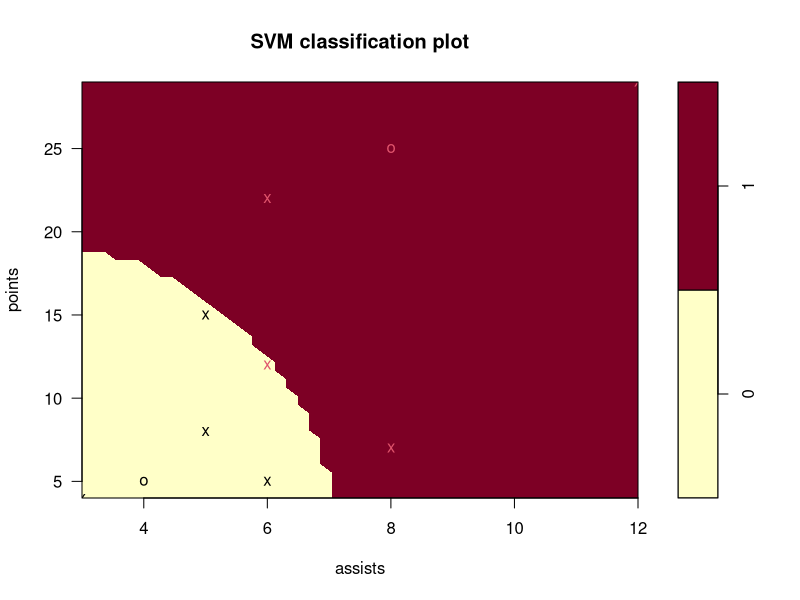
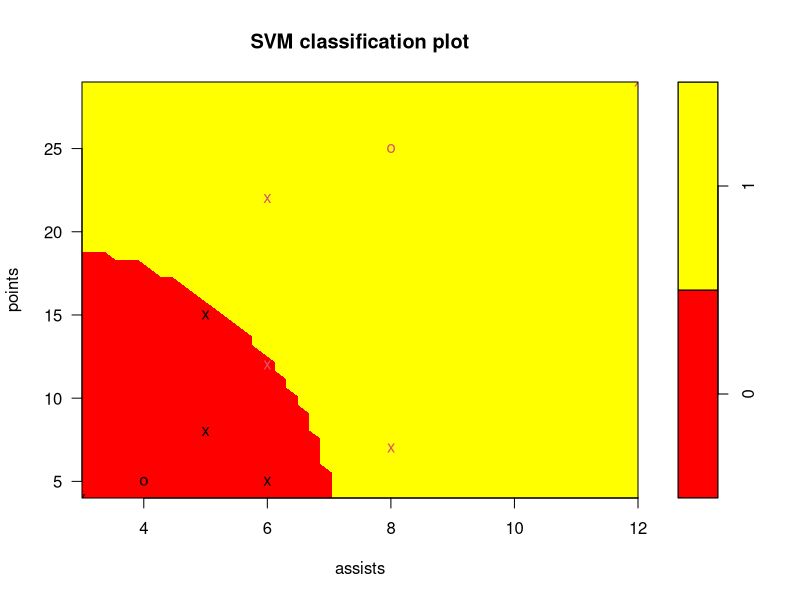
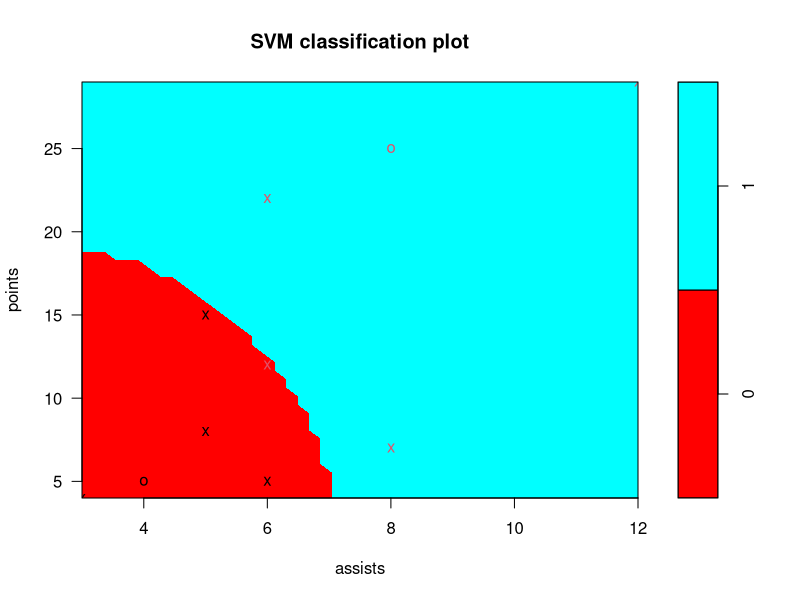
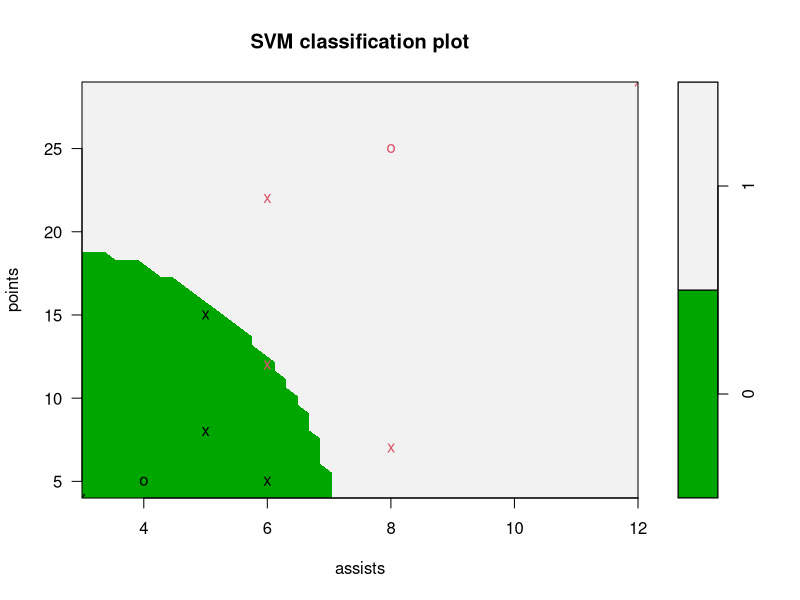
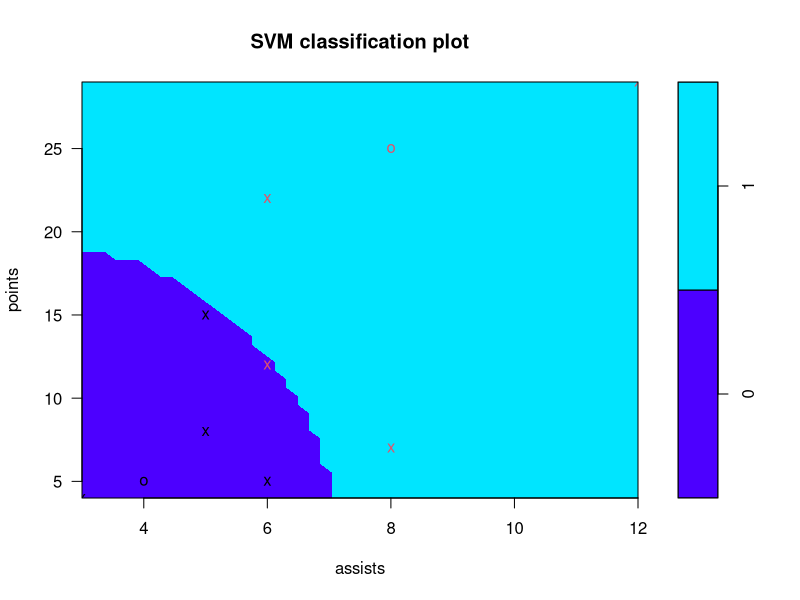

Generate these figures, in order, with R:
# create data frame
df <- data.frame(points = c(4, 5, 5, 7, 8, 12, 15, 22, 25, 29),
                 assists = c(3, 4, 6, 8, 5, 6, 5, 6, 8, 12),
                 good = factor(c(0, 0, 0, 1, 0, 1, 0, 1, 1, 1)))

# view data fraem
df

library("e1071")

# fit support vector machine
model = svm(good ~ points + assists, data = df)

# plot support vector machine
plot(model, df)

# fit support vector machine
model = svm(good ~ points + assists, data = df)

# plot support vector machine using different color palette
plot(model, df, color.palette = heat.colors)
plot(model, df, color.palette = rainbow)
plot(model, df, color.palette = terrain.colors)
plot(model, df, color.palette = topo.colors)
